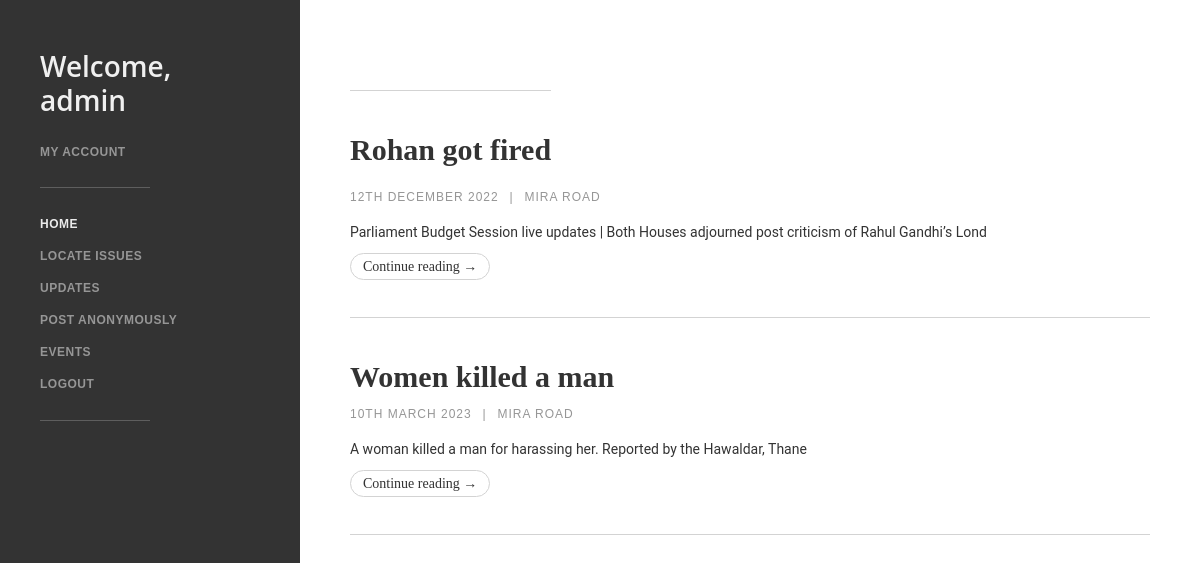
The app's page / (signed in) with its own data.
### myapp/models.py (models this page shows)
class News(models.Model):
    headline = models.CharField(max_length=50)
    date = models.CharField(max_length=50)
    place = models.CharField(max_length=50)
    details = models.CharField(max_length=100)

### myapp/views.py (the view)
# urls.py: path('', views.index, name='index'),
def index(request):
    news = News.objects.all()
    return render(request, 'index.html', {'news' :news})

### template/index.html (shortened to what this page needs)
<!DOCTYPE html>
<html lang="en">
<head>
    <link rel="stylesheet" href="/static/style.css">
</head>
<body>
    <div class="sidebar-column">
        <div data-collapse="medium" data-animation="default" data-duration="400" data-easing="ease" data-easing2="ease"
          role="banner" class="navigation-bar w-nav">
          <div class="w-container"><a href="#" class="logo-link w-nav-brand">
            {% if user.is_authenticated %}
            <h1 class="logo-text">Welcome, {{user.username}}</h1>
          {% else %}
          <h1 class="logo-text">Please Login</h1>
          {% endif %}
          </a>
            <nav role="navigation" class="navigation-menu w-nav-menu">
              <p class="main-subheading w-hidden-medium w-hidden-small w-hidden-tiny"><a href="#" class="nav-link w-nav-link">MY ACCOUNT</a></p>
              <div class="divider w-hidden-medium w-hidden-small w-hidden-tiny"></div>
              <a href="/template/index.html" aria-current="page" class="nav-link w-nav-link w--current" style="max-width: 940px;">Home</a>
              <a href="/locate" class="nav-link w-nav-link" style="max-width: 940px;">Locate Issues</a>
              <a href="/updates" class="nav-link w-nav-link" style="max-width: 940px;">Updates</a>
              <a href="/template/chat.html" class="nav-link w-nav-link" style="max-width: 940px;">Post Anonymously</a>
              <a href="#" class="nav-link w-nav-link" style="max-width: 940px;">Events</a>
              {% if user.is_authenticated %}
          <a href="/login" class="nav-link w-nav-link" style="max-width: 940px;">LogOut</a>
          {% else %}
          <a href="/login" class="nav-link w-nav-link" style="max-width: 940px;">LogIn</a>
          {% endif %}
              <div class="divider"></div>
              <div class="social-link-group"><a href="#" class="social-icon-link w-inline-block"><img
                    width="25" alt=""></a><a href="#" class="social-icon-link w-inline-block"><img
                    width="25" alt=""></a><a href="#" class="social-icon-link w-inline-block"><img
                    width="25" alt=""></a><a href="#" class="social-icon-link w-inline-block"><img
                    width="25" alt=""></a><a href="#" class="social-icon-link w-inline-block"><img
                    width="25" alt=""></a><a href="#" class="social-icon-link w-inline-block"><img
                    width="25" alt=""></a></div>
            </nav>
          </div>
        </div>
      </div>
      <div class="content">
        <div class="blog-list w-dyn-list">
          <div role="list" class="w-dyn-items">
            <div role="listitem" class="w-dyn-item">
              <div class="post-wrapper">
                <a href="#" class="blog-title-link w-inline-block">
                  {% for news in news %}
              <div class="post-wrapper"></div>
              <h1 class="blog-title blog-title-link">{{news.headline}}</h1>
            </a>
            <div class="post-info-wrapper">
              <div class="post-info">{{news.date}}</div>
              <div class="post-info">|</div>
              <a href="#" class="post-info when-link">{{news.place}}</a>
            </div>
            <p class="post-summary">{{news.details}}</p>
            <a href="#" class="button-round w-button">Continue reading →</a>
          {% endfor %}
              </div>
            </div>
            </div>
          </div>
        </div>
</body>
</html>

### static/style.css (style rules this page uses)
html { font-family: sans-serif; -ms-text-size-adjust: 100%; -webkit-text-size-adjust: 100%; }
body { margin: 0 }
* { -webkit-box-sizing: border-box; -moz-box-sizing: border-box; box-sizing: border-box }
html { height: 100% }
body { margin: 0; min-height: 100%; background-color: #fff; font-family: Arial, sans-serif; font-size: 14px; line-height: 20px; color: #333 }
.w-nav:before, .w-nav:after { content: " "; display: table; grid-column-start: 1; grid-row-start: 1; grid-column-end: 2; grid-row-end: 2 }
.w-nav:after { clear: both }
.social-icon-link { width: 19px; margin-right: 11px; opacity: 0.41; -webkit-transition: opacity 200ms ease; transition: opacity 200ms ease; }
.nav-link { display: block; padding: 6px 0px; -webkit-transition: color 200ms ease; transition: color 200ms ease; color: #969696; font-size: 12px; font-weight: 600; letter-spacing: 0.5px; text-decoration: none; text-transform: uppercase; }
.nav-link.w--current { color: #ebebeb; }
.post-wrapper { margin-bottom: 40px; padding-bottom: 40px; border-bottom: 1px solid #d3d3d3; background-color: #fff; }
.post-summary { display: block; margin-bottom: 14px; line-height: 144%; font-family: 'Roboto', sans-serif; }
.post-info { display: inline-block; margin-right: 8px; color: #969696; font-size: 12px; line-height: 125%; letter-spacing: 1px; text-transform: uppercase; }
.post-info.when-link { text-decoration: none; }
.blog-title-link { display: block; -webkit-transition: opacity 200ms ease; transition: opacity 200ms ease; color: #333; text-decoration: none; }
.social-link-group { margin-top: 20px; margin-bottom: 0px; }
.blog-title { margin-top: 0px; margin-bottom: 10px; font-size: 30px; line-height: 37px; font-family: arial narrow bold; }
.main-subheading { display: block; margin-top: 20px; margin-bottom: 20px; font-size: 12px; line-height: 150%; }
.button-round { padding: 5px 12px; border: 1px solid #d3d3d3; border-radius: 20px; background-color: #fff; -webkit-transition: border 200ms ease, color 200ms ease; transition: border 200ms ease, color 200ms ease; color: #333; font-size: 14px; font-weight: 300; }
.post-info-wrapper { margin-top: 10px; margin-bottom: 10px; font-size: 10px; }
.content { width: 75%; margin-left: 25%; padding: 50px; }
.sidebar-column { position: fixed; left: 0px; top: 0px; bottom: 0px; width: 25%; height: 100%; padding: 50px 40px; background-color: #333; color: #9b9b9b; }
.logo-text { margin-top: 0px; margin-bottom: 0px; font-family: 'Open Sans', sans-serif; color: #f0f0f0; font-size: 28px; line-height: 120%; font-weight: 600; }
.logo-link { display: block; float: none; }
.divider { width: 50%; height: 1px; margin-top: 20px; margin-bottom: 20px; background-color: #5e5e5e; }
.blog-list { display: block; max-width: 1000px; margin-right: auto; margin-left: auto; }
.w-nav-brand { text-decoration: none; }
.button-round { text-decoration: none; }
.w-button { font-family: 'Times New Roman', Times, serif; }
.w-inline-block { max-width: 100%; display: inline-block }

### records on screen
News: headline "Rohan got fired", date "12TH DECEMBER 2022", place "MIRA ROAD", details "Parliament Budget Session live updates | Both Houses adjourned post criticism of Rahul Gandhi’s Lond"
News: headline "Women killed a man", date "10TH MARCH 2023", place "MIRA ROAD", details "A woman killed a man for harassing her. Reported by the Hawaldar, Thane"

### other values on screen
{{ user.username }} "admin"
